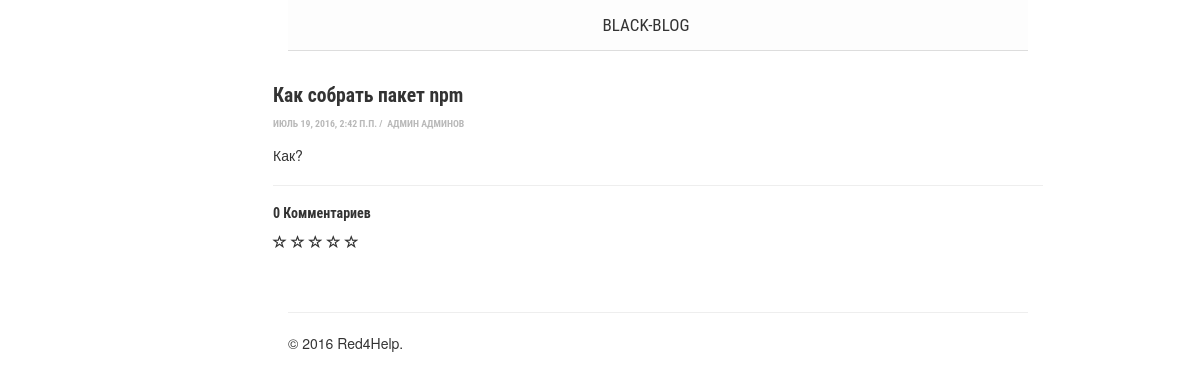
The app's page /publication/44/ with its own data.
### multiblog/models.py (models this page shows, shortened)
class Publication(models.Model):
	title = models.CharField(max_length=200, verbose_name='Имя')
	abstract = models.TextField(max_length=600, verbose_name='Краткое содержание')
	full_text = models.TextField(verbose_name='Полное описание')
	time = models.DateTimeField(verbose_name='Дата публикации')
	author = models.ForeignKey('Blogger', on_delete=models.CASCADE, verbose_name='Автор')
	full_rating = models.IntegerField(verbose_name='Общая оценка', default=0)
	count_of_users = models.IntegerField(verbose_name='Количество оценивших пользователей', default=0)
	category = models.ForeignKey('Categories', on_delete=models.CASCADE, verbose_name='Категория', default=1)
	is_moderated = models.BooleanField(default=False, verbose_name='На модерации?')
	why_not = models.TextField(max_length=600, verbose_name='Причина отказа', default='', blank=True)
	class Meta:
		verbose_name = u'Публикация'
		verbose_name_plural = u'Публикации'

class Blogger(AbstractBaseUser):
	email = models.EmailField(verbose_name='Email', unique=True, max_length=250)
	name = models.CharField(max_length=100, verbose_name='Имя', blank=True)
	surname = models.CharField(max_length=100, verbose_name='Фамилия', blank=True)
	phone = models.CharField(max_length=20, verbose_name='Телефон', blank=True)
	skype = models.CharField(max_length=20, verbose_name='Skype', blank=True)
	avatar = models.ImageField(upload_to=u'./media/img/', verbose_name='Аватар', blank=False, default='./media/img/ava-default.png')
	is_active = models.BooleanField(default=False)
	is_admin = models.BooleanField(default=False)
	objects = BloggerManager()
	USERNAME_FIELD = 'email'
	def img_avatar(self):
		if self.avatar:
			return '<img src="%s" width="100"/>' % self.avatar.url
		else:
			return '(none)'
	img_avatar.short_description = 'Аватар'
	img_avatar.allow_tags = True
	class Meta:
		verbose_name = u'Блоггер'
		verbose_name_plural = u'Блоггеры'
	def __str__(self):
		if self.name or self.surname:
			return self.name + " " + self.surname
		else:
			return self.email

### multiblog/views.py (the view, shortened to what this page needs)
# urls.py: url(r'^publication/(?P<pk>[0-9]+)/$', views.FullPublication.as_view(), name='full'),
class FullPublication(FormView):
	template_name = 'multiblog/full.html'
	form_class = CommentsAddForm
	def get_context_data(self, **kwargs):
		pk=self.kwargs['pk']
		post = get_object_or_404(Publication, pk=pk)
		count = post.count_of_users if post.count_of_users > 0 else 1
		res = int(post.full_rating / count)
		return {
			'post' : post,
			'comments' : Comments.objects.filter(publication=pk).order_by('-time'),
			'form' : self.form_class,
			'rating' : res,
		}

### multiblog/templates/multiblog/full.html (shortened to what this page needs)
{% extends 'multiblog/base.html'%}
{% block content %}
    <header class="main-header sub-content-wrapper">
        <nav class="nav-main center-wrapper">
            <a class="nav-main" href="{% url 'main' %}">Black-Blog</a>
        </nav>
    </header>
  	<main class="sub-content-wrapper">
		<div class="row featurette">
			<h2 class="text-left" id="{{ post.id }}">{{ post.title }}</h2>
			<p class="post-meta"><time datetime="{{ post.time }}">{{ post.time }}</time>&nbsp;/&nbsp;
				<span item="author"><a href="{% url 'my_profile' pk=post.author.id %}">{{ post.author }}</a></span>
			</p>
            {% autoescape off %}
			<div class="text-left">{{ post.full_text }}</div>
            {% endautoescape %}
			<hr class="featurette-divider">
        	<h5 class="muted" value="{{ comments.count }}">{{ comments.count }} Комментариев</h5>
                {% if user.is_authenticated and user != post.author %}
                    <div id ="rating" data-enable="true">
                {% else %}
                    <div id ="rating" data-enable="false">
                {% endif %}
                    {% for i in 'xxxxx' %}
                        {% if forloop.counter0 < rating %}
                            <span class="glyphicon glyphicon-star rating" value="{{ forloop.counter }}"></span>
                        {% else %}
                            <span class="glyphicon glyphicon-star-empty rating" value="{{ forloop.counter }}"></span>
                        {% endif %}
                    {% endfor %}
                </div>
        </div>
{% endblock content %}

### multiblog/static/css/style.css (style rules this page uses)
body { overflow-x: hidden; }
.post-meta { padding-bottom: .5em; text-transform: uppercase; color: #b9b9b9; font-size: 70%; font-weight: 700; font-family: 'Roboto Condensed',sans-serif; }
.post-meta a { color: #b9b9b9; font-family: 'Roboto Condensed',sans-serif; }
main { padding-top: 1em; }
a { background: 0 0; color: #333; }
h2 { font-size: 1.8em; }
h2 { font-size: 1.4em; }
h1, h2, h3, h4, h5, h6 { font-family: 'Roboto Condensed',sans-serif; font-weight: 700; }
.nav-main a { font-size: 17px; display: block; padding-right: 2em; margin: 0; }
.nav-main a { -webkit-order: 1; -ms-flex-order: 1; order: 1; line-height: 50px; margin: auto; color: #333; text-decoration: none; }
.sub-content-wrapper { width: 62%; max-width: 740px; margin-left: 24%; }
.center-wrapper { max-width: 960px; margin: 0 auto; top: 10px; text-align: center; color: #766257; }
.main-header { background-color: rgb(253, 253, 253); z-index: 100; width: 100%; top: 0px; border-bottom: 1px solid rgb(221, 221, 221); border-bottom-width: 1px; border-bottom-style: solid; border-bottom-color: rgb(221, 221, 221); }
.nav-main { height: 50px; display: flex; justify-content: space-around; font-weight: 400; font-family: "Roboto Condensed", sans-serif; text-transform: uppercase; flex-flow: row wrap; padding: 0px 1rem; }

### records on screen
Publication: title "Как собрать пакет npm", time "ИЮЛЬ 19, 2016, 2:42 П.П.", author "АДМИН АДМИНОВ", full_text "Как?"

### other values on screen
{{ comments.count }} "0"
